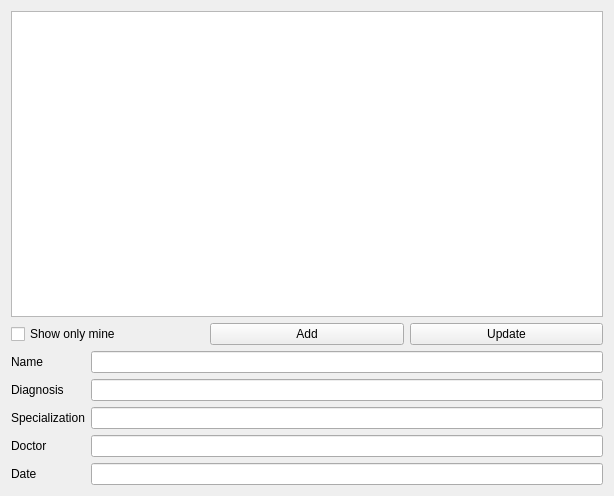
<?xml version="1.0" encoding="UTF-8"?>
<ui version="4.0">
 <class>DoctorGui</class>
 <widget class="QWidget" name="DoctorGui">
  <property name="geometry">
   <rect>
    <x>0</x>
    <y>0</y>
    <width>614</width>
    <height>496</height>
   </rect>
  </property>
  <property name="windowTitle">
   <string>DoctorGui</string>
  </property>
  <layout class="QHBoxLayout" name="horizontalLayout">
   <item>
    <layout class="QVBoxLayout" name="mainLayout">
     <item>
      <widget class="QListWidget" name="patientsList"/>
     </item>
     <item>
      <layout class="QHBoxLayout" name="buttonsLayout">
       <item>
        <widget class="QCheckBox" name="checkBox">
         <property name="text">
          <string>Show only mine</string>
         </property>
        </widget>
       </item>
       <item>
        <widget class="QPushButton" name="addButton">
         <property name="text">
          <string>Add</string>
         </property>
        </widget>
       </item>
       <item>
        <widget class="QPushButton" name="updateButton">
         <property name="text">
          <string>Update</string>
         </property>
        </widget>
       </item>
      </layout>
     </item>
     <item>
      <layout class="QGridLayout" name="inputLayout">
       <item row="5" column="0">
        <widget class="QLabel" name="dateLabel">
         <property name="text">
          <string>Date</string>
         </property>
        </widget>
       </item>
       <item row="2" column="0">
        <widget class="QLabel" name="specializationLabel">
         <property name="text">
          <string>Specialization</string>
         </property>
        </widget>
       </item>
       <item row="4" column="0">
        <widget class="QLabel" name="doctorLabel">
         <property name="text">
          <string>Doctor</string>
         </property>
        </widget>
       </item>
       <item row="0" column="0">
        <widget class="QLabel" name="nameLabel">
         <property name="text">
          <string>Name</string>
         </property>
        </widget>
       </item>
       <item row="1" column="0">
        <widget class="QLabel" name="diagnosisLabel">
         <property name="text">
          <string>Diagnosis</string>
         </property>
        </widget>
       </item>
       <item row="0" column="1">
        <widget class="QLineEdit" name="nameLineEdit"/>
       </item>
       <item row="1" column="1">
        <widget class="QLineEdit" name="diagnosisLineEdit"/>
       </item>
       <item row="2" column="1">
        <widget class="QLineEdit" name="specializationLineEdit"/>
       </item>
       <item row="4" column="1">
        <widget class="QLineEdit" name="doctorLineEdit"/>
       </item>
       <item row="5" column="1">
        <widget class="QLineEdit" name="dateLineEdit"/>
       </item>
      </layout>
     </item>
    </layout>
   </item>
  </layout>
 </widget>
 <resources/>
 <connections/>
</ui>
